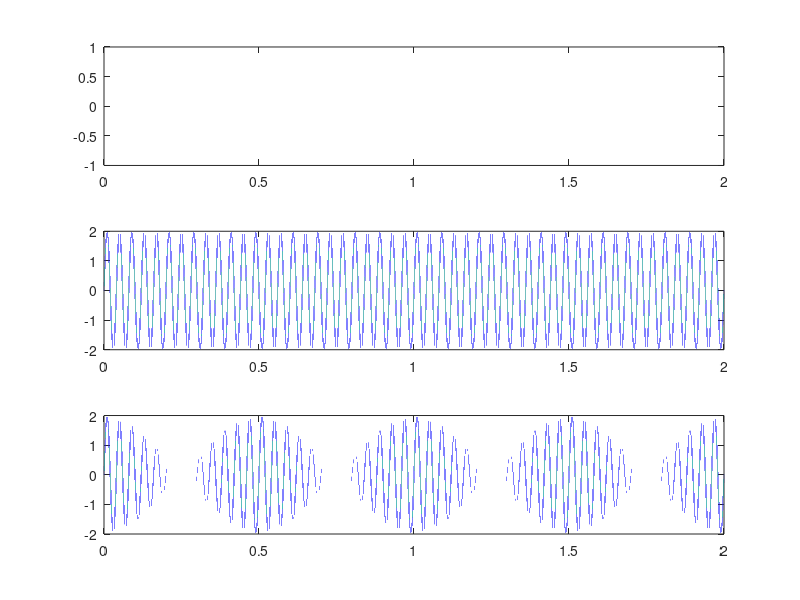

Write MATLAB code to recreate this figure.
clc
close all
clear all
t=(0:1/1000000:2);
subplot(3,1,1)
m=cos(2*pi*t);
plot(t,m)


subplot(3,1,2)
c=2*sin(2*pi*25*t);
plot(t,c)

subplot(3,1,3)
z=2*sin(2*pi*25*t).*cos(2*pi*t);
plot(t,z)
